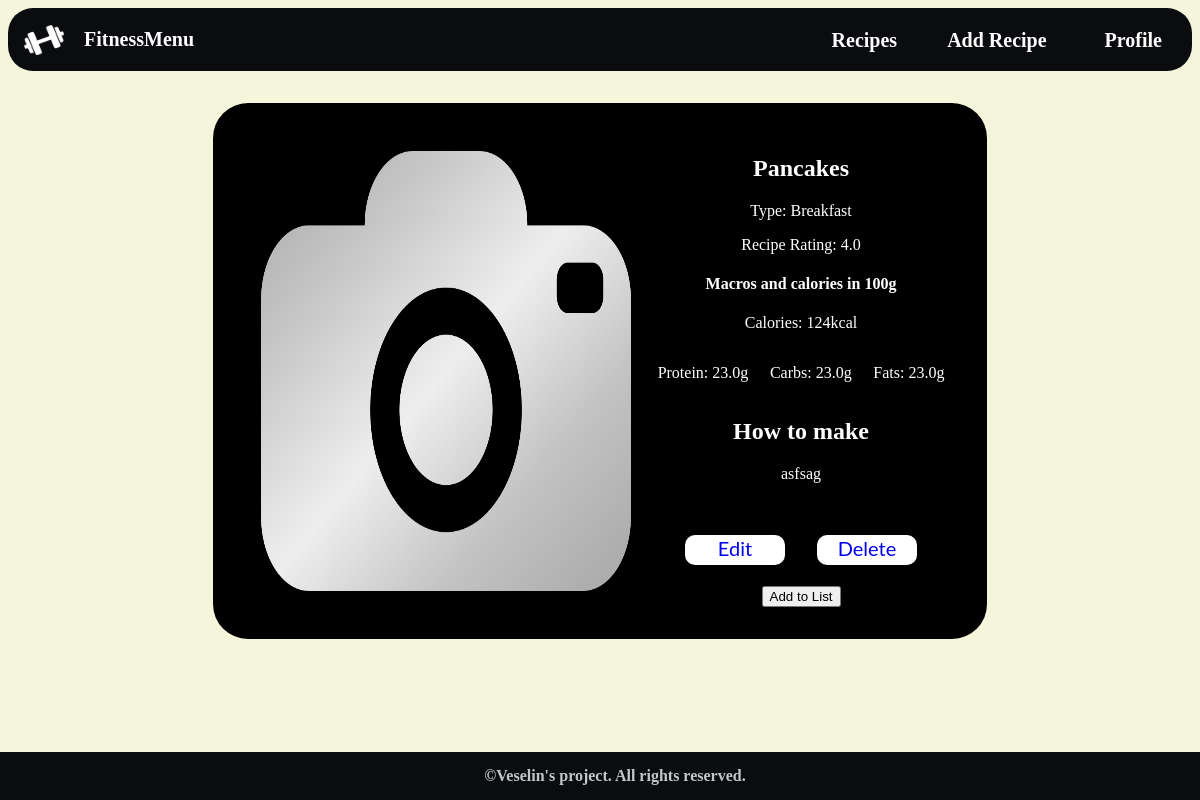
/recipes/recipe/12/ (signed in), run on the app's committed database.
### fitness_menu_app/recipes/models.py (models this page shows, shortened)
class Recipe(models.Model):
    RECIPE_NAME_MAX_LENGTH = 50
    RECIPE_TYPE_MAX_LENGTH = 30
    name = models.CharField(
        max_length=RECIPE_NAME_MAX_LENGTH,
        unique=False,
        blank=False,
        null=False,
    )
    type = models.CharField(
        max_length=RECIPE_TYPE_MAX_LENGTH,
        choices=RecipeTypes.choices,
        null=False,
        blank=False,
    )
    description = models.TextField(
        blank=False,
        null=False,
    )
    image_url = models.URLField(
        blank=True,
        null=True,
    )
    owner = models.ForeignKey(
        UserModel,
        on_delete=models.CASCADE,
        related_name='recipes',
    )
    created_at = models.DateTimeField(
        _("created_at"),
        default=timezone.now,
    )

class Nutrition(models.Model):
    recipe = models.ForeignKey(
        Recipe,
        on_delete=models.CASCADE,
        related_name='nutrition',
        blank=True,
        null=True,
    )
    calories = models.IntegerField(
        blank=False,
        null=False,
    )
    protein = models.FloatField(
        blank=False,
        null=False,
    )
    carbs = models.FloatField(
        blank=False,
        null=False,
    )
    fats = models.FloatField(
        blank=False,
        null=False,
    )

### fitness_menu_app/recipes/views.py (the view, shortened to what this page needs)
# urls.py: path('', DetailsRecipeView.as_view(), name='details recipe'),
class DetailsRecipeView(views.DetailView):
    model = Recipe
    template_name = 'recipes/recipe-details.html'
    def get_context_data(self, **kwargs):
        context = super().get_context_data(**kwargs)
        recipe = self.get_object()
        average_rating = recipe.review_set.aggregate(Avg('rating'))['rating__avg']
        nutrition = get_object_or_404(Nutrition, recipe=recipe)
        context['has_rated'] = Review.objects.filter(recipe=recipe, user=self.request.user).exists()
        context['average_rating'] = average_rating
        context['lists'] = RecipeLists.objects.filter(user=self.request.user)
        context['nutrition'] = nutrition
        return context

### templates/recipes/recipe-details.html (shortened to what this page needs)
{% extends 'base.html' %}
{% load static %}
{% block main_content %}
    <div class="details-body">
        <div class="recipe-details-container">
            <div class="details-image">
                {% if recipe.image_url %}
                    <img src="{{ recipe.image_url }}" alt="photo"/>
                {% else %}
                    <img src="{% static "/images/no-photo-image.png" %}" alt="no-photo"/>
                {% endif %}
            </div>
            <div class="description-container">
                <div class="details-container">
                    <h2 class="name">{{ recipe.name }}</h2>
                    <p class="type">Type: {{ recipe.type }}</p>
                    {% if average_rating %}
                        <p>Recipe Rating: {{ average_rating|floatformat:1 }}</p>
                    {% else %}
                        <p>No ratings yet.</p>
                    {% endif %}
                    <h4>Macros and calories in 100g</h4>
                    <p class="calories">Calories: {{ nutrition.calories }}kcal</p>
                    <div class="macros">
                        <p class="protein">Protein: {{ nutrition.protein }}g</p>
                        <p class="carbs">Carbs: {{ nutrition.carbs }}g</p>
                        <p class="fats">Fats: {{ nutrition.fats }}g</p>
                    </div>
                </div>
                <div class="how-to-make-container">
                    <h2>How to make</h2>
                    <p class="how-to-make">{{ recipe.description }}</p>
                </div>
                {% if recipe.owner_id == request.user.id %}
                    <div id="buttons">
                        <div id="edit">
                            <button class="edit-button"><a href="{% url 'edit-recipe' pk=recipe.pk %}">Edit</a></button>
                        </div>
                        <div id="delete">
                            <button class="delete-button"><a href="{% url 'delete-recipe' pk=recipe.pk %}">Delete</a>
                            </button>
                        </div>
                    </div>
                {% endif %}
                <button id="addToListBtn">Add to List</button>
            </div>
        </div>
    </div>
{% endblock %}

### staticfiles/css/home-page.css (style rules this page uses)
body { background-color: beige; }

### staticfiles/css/details-profile.css (style rules this page uses)
#buttons { display: inline-flex; }
img { width: 200px; }
.edit-button, .delete-button { justify-content: center; width: 100px; height: 30px; cursor: pointer; border: none; border-radius: 10px; display: flex; background-color: white; color: black; font-family: "Lato", serif; font-size: 20px; margin-bottom: 5px; margin-top: 20px; }
a { text-decoration: none; }
#edit, #delete { margin: 1em; }

### staticfiles/css/recipe-details.css (style rules this page uses)
.details-body { width: 100%; display: flex; justify-content: center; }
.recipe-details-container { width: 60%; margin: 2em; padding: 2em; display: flex; background-color: black; color: white; border-radius: 35px; }
.details-image { width: 60%; height: auto; padding: 1em; display: flex; justify-content: center; }
.description-container { width: 50%; align-items: center; text-align: center; }
.macros { display: flex; justify-content: space-around; }
img[alt=no-photo] { width: 100%; }

### data on the page
Recipe: name "Pancakes", type "Breakfast", description "asfsag"
Nutrition: calories "124", protein "23.0", carbs "23.0", fats "23.0"

### other printed values
{{ average_rating|floatformat:1 }} "4.0"
